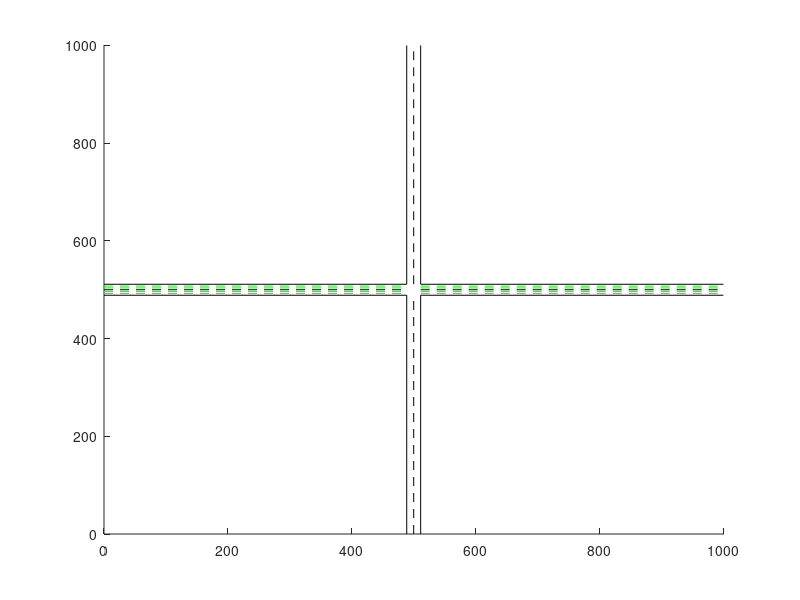

This chart was generated by the following MATLAB code: (Note: this script raises an error after producing the figure.)
	global now_time step_time sum_time;
	global area_l area_w num_node;
	global node_x node_y node_id;
	global source_x source_y source_id des_x des_y des_id;
	global neb_node_id neb_node_x neb_node_y num_neb;
	global nowlocation_x nowlocation_y;
	global mobi_model_x mobi_model_y mobi_model_startime mobi_model_speed mobi_model_direct;
    global r_source alq_source r alq;
	
    %City two-way 6-lane intersection:
     % Each lane is 3.75 meters wide, for a total of 22.5 meters wide
     % Vehicle speed 40~60km/h, near intersection (within 100 meters) 15~30km/h, standard 30~60km/s 45km/h
     % Direction 0 pi/2 pi 3*pi/2, intersection area pi/4 7*pi/4 3*pi/4 5*pi/4
     % Traffic density of single lane 10 25 30 50 vehicles/lane/km
     % Vehicle communication radius [100,250] 150 200
	now_time = 0;
    axis([0 1000+1 0 1000+1]);
    pause on;
    step_time = 0.5;
    sum_time = 5;
    set_node=10;
	area_l = 488.75 + 11.25 + 11.25 + 488.75;
	area_w = 1000;
    single_num_node = set_node; %30
	num_node_temp = single_num_node*3*2*2;
    add_ten_road = 2*fix(num_node_temp/(1000/22.5)); %20km/h 7.0m/s
    % The density of intersections increases, and the vehicle speed also decreases to 20km/h 7.0m/s
	num_node = num_node_temp + add_ten_road;
    
	%Set the location and ID of the intermediate node
    %Horizontal road
    %   下 under
	for i = 2:single_num_node*3
		node_x(i) = area_l*rand(1,1);
		node_y(i) = area_w/2 - 11.5*rand(1,1);
		node_id(i) = i;
    end
    %   上 on
    for i = (single_num_node*3 + 1):single_num_node*6
		node_x(i) = area_l*rand(1,1);
		node_y(i) = area_w/2 + 11.5*rand(1,1);
		node_id(i) = i;
    end
    % Longitudinal road
    %   left
    for i = (single_num_node*6 + 1):single_num_node*9
        node_x(i) = area_l/2 - 11.5*rand(1,1);
        node_y(i) = area_w*rand(1,1);
        node_id(i) = i;
    end
    %    right
    for i = (single_num_node*9 + 1):(single_num_node*12 - 1)
		node_x(i) = area_l/2 + 11.5*rand(1,1);
		node_y(i) = area_w*rand(1,1);
		node_id(i) = i;
    end
    
    %ID Set the intersection to increase the location and ID of the node
    for i = (single_num_node*12):(num_node - 1)
		node_x(i) = area_l/2 - 11.5 + 2*11.5*rand(1,1);
		node_y(i) = area_w/2 - 11.5 + 2*11.5*rand(1,1);
		node_id(i) = i;
    end
    
	%ID Set the location and ID of the source node
	source_x = area_l/5*rand(1,1);
	source_y = area_w/2 - 11.5*rand(1,1);
%     source_x = 375;
% 	source_y = area_w/2 - 11.5*rand(1,1);
	source_id = 1;
	node_x(1) = source_x;
	node_y(1) = source_y;
	node_id(1) = source_id;
    
	%Set the location and ID of the destination node
	des_x = 1/5*area_l + area_l/5*rand(1,1);
	des_y = area_w/2 - 11.5*rand(1,1);
%     des_x = area_l/2 + 11.5*rand(1,1);
% 	des_y = 875;
	des_id = num_node;
	node_x(num_node) = des_x;
	node_y(num_node) = des_y;
	node_id(num_node) = des_id;
% Initialize the real location and corresponding time of the node
	nowlocation_x = node_x;
	nowlocation_y = node_y;
%plot road
    hold on;
    plot([0 488.75],[488.75 488.75],'k-');
    hold on;
    plot([0 488.75],[500 500],'k--');
    hold on;
    plot([0 488.75],[500-3.75 500-3.75],'g--');
    hold on;
    plot([0 488.75],[500-2*3.75 500-2*3.75],'g--');
    hold on;
    plot([0 488.75],[500+3.75 500+3.75],'g--');
    hold on;
    plot([0 488.75],[500+2*3.75 500+2*3.75],'g--');
    hold on;
    plot([0 488.75],[511.25 511.25],'k-');
    hold on;
    plot_l=1000;
    plot([511.25 plot_l],[488.75 488.75],'k-');
    hold on;
    plot([511.25 plot_l],[500 500],'k--');
    hold on;
    plot([511.25 plot_l],[500-3.75 500-3.75],'g--');
    hold on;
    plot([511.25 plot_l],[500-2*3.75 500-2*3.75],'g--');
    hold on;
    plot([511.25 plot_l],[500+3.75 500+3.75],'g--');
    hold on;
    plot([511.25 plot_l],[500+2*3.75 500+2*3.75],'g--');
    hold on;
    plot([511.25 plot_l],[511.25 511.25],'k-');
    hold on;
    %y-axis
    plot([488.75 488.75],[0 488.75],'k-');
    hold on;
    plot([500 500],[0 488.75],'k--');
    hold on;
    plot([511.25 511.25],[0 488.75],'k-');
    hold on;
    plot([488.75 488.75],[511.25 1000],'k-');
    hold on;
    plot([500 500],[511.25 1000],'k--');
    hold on;
    plot([511.25 511.25],[511.25 1000],'k-');
    hold on;
    %for z=1:num_node
      %  if z==source_id
       %     h2=plot(node_x(z),node_y(z),'or'); 
       %     text(node_x(z),node_y(z),num2str(z));
      %  else if z == num_node
       %         h2=plot(node_x(z),node_y(z),'dm');
        %        text(node_x(z),node_y(z),num2str(z));
         %   end
       % end
       % h2=plot(node_x(z),node_y(z),'.k');
   % end

	%Initialize the neighbor node table
	for node_i = 1:num_node
		for num_mem = 1:num_node
			neb_node_x(node_i,num_mem) = 0; % neb_node_x is the matrix of num_node*num_node
			neb_node_y(node_i,num_mem) = 0;
			neb_node_id(node_i,num_mem) = 0;
        end
        num_neb(node_i) = num_mem; %num_node The number of neighbors of each node is initialized to num_node
	end
	
	% Initialize the real location and corresponding time of the node
	nowlocation_x = node_x;
	nowlocation_y = node_y;
	%neighbor table
    setNodeNebTable(50);
	% Mobile Model
	mobi_model_x = node_x;
	mobi_model_y = node_y;
	mobi_model_startime = zeros(1,num_node);
    
    %Speed: 30~60km/s, normal distribution, mean 45km/h, variance 20, namely 8.3~16.7m/s 12.5m/s
    %Set the speed of the source node and the intermediate node
    for i = 1:(num_node_temp - 1)
        speed_temp = normrnd(12.5,20);
        while ~((speed_temp >= 8.3)&&(speed_temp <= 16.7))
            speed_temp = normrnd(12.5,20);
        end
        mobi_model_speed(i) = (10/set_node)^2*speed_temp; %Traffic density affects vehicle speed
    end
    %Set intersections to increase the speed of nodes and affect the interruption rate
    for i = num_node_temp:(num_node - 1)
        mobi_model_speed(i) = (10/set_node)^2*7.0;
    end
    %Set the speed of the destination node
    speed_temp = normrnd(12.5,20);
        while ~((speed_temp >= 8.3)&&(speed_temp <= 16.7))
            speed_temp = normrnd(12.5,20);
        end
    mobi_model_speed(num_node) = (20/set_node)^2*speed_temp;
    
    %Movement direction: [0,pi/4],[7*pi/4,2*pi]
    mobi_model_direct = zeros(1,num_node);
    % Set the direction of movement of the intermediate node
    for i = 2:single_num_node*3
        mobi_model_direct(i) = 0;
    end
    for i = (single_num_node*3 + 1):single_num_node*6
        mobi_model_direct(i) = pi;
    end
    for i = (single_num_node*6 + 1):single_num_node*9
        mobi_model_direct(i) = 3*pi/2;
    end
    for i = (single_num_node*9 + 1):(single_num_node*12 - 1)
        mobi_model_direct(i) = pi/2;
    end
    %Set the crossroads to increase the movement direction of the nodes, evenly distributed, pi/4 7*pi/4 3*pi/4 5*pi/4
    
    for i = num_node_temp:(num_node - 1)
        direct_flag = rand(1,1);
        if direct_flag <= 0.25
            mobi_model_direct(i) = pi/4;
        elseif (direct_flag > 0.25)&&(direct_flag <= 0.5)
            mobi_model_direct(i) = 3*pi/4;
        elseif (direct_flag > 0.5)&&(direct_flag <= 0.75)
            mobi_model_direct(i) = 5*pi/4;
        else
            mobi_model_direct(i) = 7*pi/4;
        end
    end
    
    %the direction of movement of the source node
    mobi_model_direct(1) = 0;
    %the direction of movement of the destination node
    mobi_model_direct(num_node) = 0;
%     mobi_model_direct(num_node) = pi/2;
% uicontrol
              %  H = uicontrol('Style', 'listbox', ...
                  %  'Units', 'normalized', ...
                  %  'Position', [0.5 0.2 0.3 0.68], ...
                   % 'String', {'Path Establishing...'});
                %drawnow;
%mobility             
counter=1;
density_sum=0;
%pause(5);
   r_source=(15-0).*rand(1,1) + 0;
   alq_source=(110-50).*rand(1,1) + 50;
   for node_j= 1:num_node
          r(node_j)=(15-0).*rand(1,1) + 0;;
          alq(node_j)=(110-50).*rand(1,1) + 50;
   end
for now_time = 0.5:step_time:sum_time
        updateNowLocation();   %now_time should be a global variable to facilitate updating the location
        for z=1:num_node
            if z==source_id
                plot(nowlocation_x(z),nowlocation_y(z),'or'); 
                h7=text(nowlocation_x(z),nowlocation_y(z),num2str(z),'FontSize',12);
            else if z == num_node
                    plot(nowlocation_x(z),nowlocation_y(z),'dm');
                    h9=text(nowlocation_x(z),nowlocation_y(z),num2str(z),'FontSize',12);
                end
            end
            h2(z)=plot(nowlocation_x(z),nowlocation_y(z),'.k');
            h10(z)=text(nowlocation_x(z),nowlocation_y(z),num2str(z));
        end
        setNodeNebTable(100);
        route=linkquality();
        route2 = GPSR();
        path{counter}=route;
        path2{counter}=route2;
        
        pause(1);
        set(h2,'Visible','off');

        set(h10,'Visible','off');
       % h4= plot([nowlocation_x(1) nowlocation_x(num_node)],[nowlocation_y(1) nowlocation_y(num_node)],'r');
        h4=plot(nowlocation_x(route),nowlocation_y(route));
        if length(route) ~=0
            for q=1:length(route)
                h3(q)=text(nowlocation_x(route(q)),nowlocation_y(route(q)),num2str(route(q)));
            end
        end
        [thp,density_tp,loss,time]=perform_custom(route);
        [thp2,density_tp2,loss2,time2]=perform_custom(route2);
        tp(counter,:)=thp;
        ploss(counter,:)=loss;
        delay(counter,:)=time;
        density_sum=density_sum+density_tp;
        
        tp2(counter,:)=thp2;
        ploss2(counter,:)=loss2;
        delay2(counter,:)=time2;
        counter=counter+1;
        
        pause(1);
        
        set(h7,'Visible','off');
        set(h9,'Visible','off');
        set(h4,'Visible','off');
        set(h3,'Visible','off');
        
        
        
end
avg_density_tp=density_sum/10;

%plot results for DSQR
figure(2)
plot(tp/10e6,'Linewidth',1.5)
xlabel('Number of times path found during simulation of VANET')
ylabel('Throughput in MBps ')
title('Throughput plot for different data rates')
legend('Data Rate=4 pckts/sec','Data Rate=6 pckts/sec','Data Rate=8 pckts/sec','Data Rate=10 pckts/sec','Data Rate=12 pckts/sec','Data Rate=14 pckts/sec')
grid on

figure(3)
plot(ploss,'Linewidth',1.5)
xlabel('Number of times path found during simulation of VANET')
ylabel('Packet loss ratio ')
title('Packet loss ratio for DSQR')
grid on

%%% FOR GPRS
figure(4)
plot(tp2/10e6,'Linewidth',1.5)
xlabel('Number of times path found during simulation of VANET')
ylabel('Throughput in MBps ')
title('Throughput plot for different data rates')
legend('Data Rate=4 pckts/sec','Data Rate=6 pckts/sec','Data Rate=8 pckts/sec','Data Rate=10 pckts/sec','Data Rate=12 pckts/sec','Data Rate=14 pckts/sec')
grid on

figure(5)
plot(ploss2,'Linewidth',1.5)
xlabel('Number of times path found during simulation of VANET')
ylabel('Packet loss ratio ')
title('Packet loss ratio for GPRS')
grid on
clear h3;